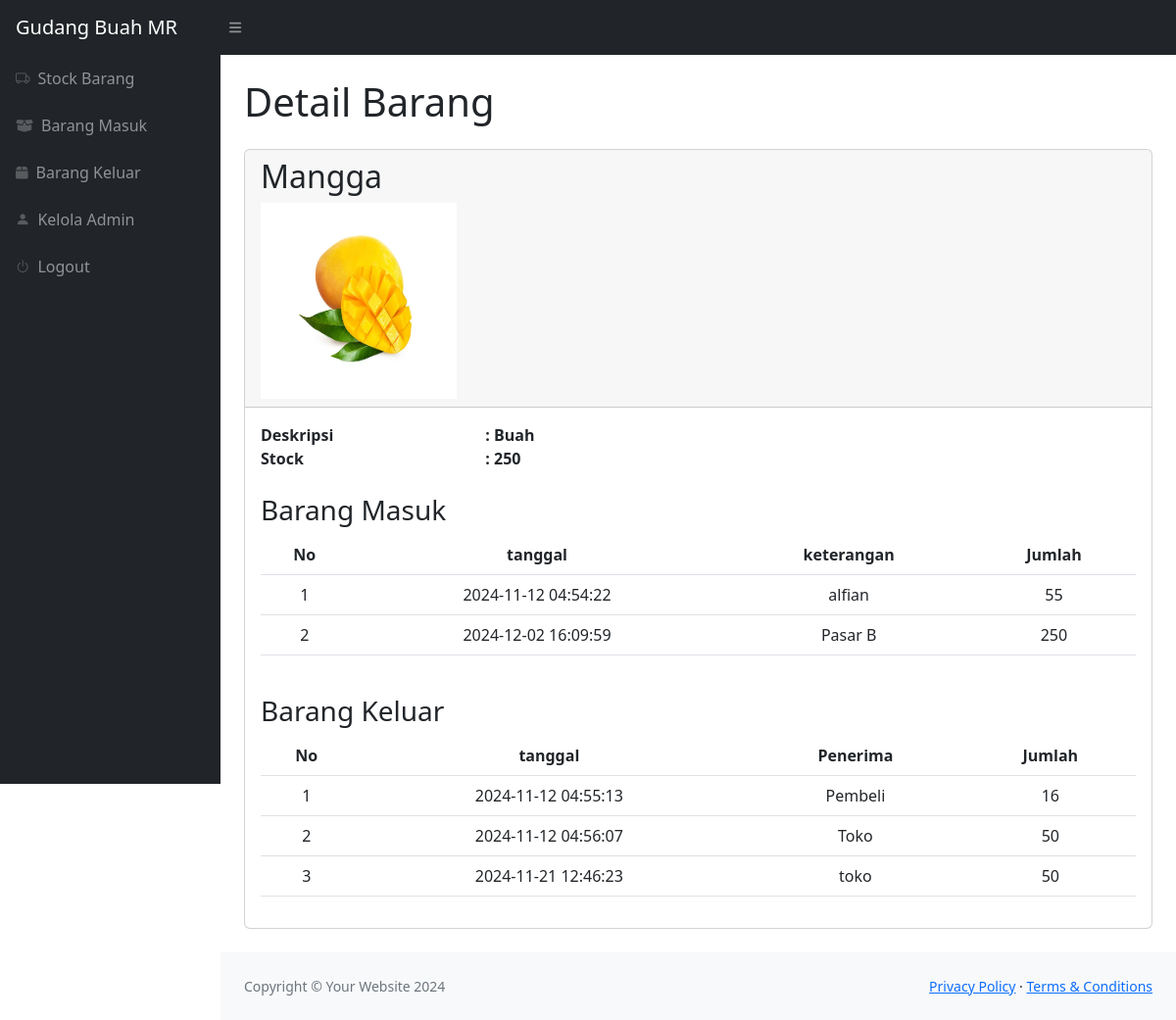
The page /detail.php?id=17 (signed in) on the database its author committed.
### tables this page shows
CREATE TABLE `stock` (
  `idbarang` int(11) NOT NULL,
  `namabarang` varchar(255) NOT NULL,
  `deskripsi` varchar(255) NOT NULL,
  `stock` int(11) NOT NULL,
  `image` varchar(255) DEFAULT NULL
);

CREATE TABLE `masuk` (
  `idmasuk` int(11) NOT NULL,
  `idbarang` int(11) NOT NULL,
  `tanggal` timestamp NOT NULL DEFAULT current_timestamp(),
  `keterangan` varchar(255) NOT NULL,
  `qty` int(11) NOT NULL
);

CREATE TABLE `keluar` (
  `idkeluar` int(11) NOT NULL,
  `idbarang` int(11) NOT NULL,
  `tanggal` timestamp NOT NULL DEFAULT current_timestamp(),
  `penerima` varchar(255) NOT NULL,
  `qty` int(11) NOT NULL
);

### detail.php (the view, shortened to what this page needs)
<?php
require 'function.php';
$idbarang= $_GET['id'];
$get = mysqli_query($conn, "SELECT * FROM stock WHERE idbarang = '$idbarang'");
$fetch = mysqli_fetch_assoc($get);
$namabarang = $fetch['namabarang'];
$deskripsi = $fetch ['deskripsi'];
$stock = $fetch ['stock'];
$gambar = $fetch['image'];
if($gambar==null){
    $img = 'No Photo';
}else{
    $img = '<img src="images/'.$gambar.'" class="zoomable">';
}
?>
<!DOCTYPE html>
<html lang="en">
<head>
    <link rel="stylesheet" href="https://cdn.datatables.net/2.1.8/css/dataTables.dataTables.css" />
    <link href="css/styles.css" rel="stylesheet" />
    <link rel="stylesheet" href="https://cdn.jsdelivr.net/npm/bootstrap-icons@1.11.3/font/bootstrap-icons.min.css">
</head>
<body class="sb-nav-fixed">
    <nav class="sb-topnav navbar navbar-expand navbar-dark bg-dark">
        <a class="navbar-brand ps-3" href="index.php">Gudang Buah MR</a>
        <button class="btn btn-link btn-sm order-1 order-lg-0 me-4 me-lg-0" id="sidebarToggle"><i class="fas fa-bars"></i></button>
    </nav>
    <div id="layoutSidenav">
        <div id="layoutSidenav_nav">
            <nav class="sb-sidenav accordion sb-sidenav-dark" id="sidenavAccordion">
                <div class="sb-sidenav-menu">
                    <div class="nav">
                        <a class="nav-link" href="index.php">
                            <div class="sb-nav-link-icon"><i class="bi bi-truck"></i></div>
                            Stock Barang
                        </a>
                        <a class="nav-link" href="masuk.php">
                            <div class="sb-nav-link-icon"><i class="fas fa-box-open"></i></div>
                            Barang Masuk
                        </a>
                        <a class="nav-link" href="keluar.php">
                            <div class="sb-nav-link-icon"><i class="fas fa-box"></i></div>
                            Barang Keluar
                        </a>
                        <a class="nav-link" href="admin.php">
                            <div class="sb-nav-link-icon"><i class="bi bi-person-fill"></i></div>
                            Kelola Admin
                        </a>
                        <a class="nav-link" href="logout.php">
                            <div class="sb-nav-link-icon"><i class="bi bi-power"></i></div>
                            Logout
                        </a>
                    </div>
                </div>
            </nav>
        </div>
        <div id="layoutSidenav_content">
            <main>
                <div class="container-fluid px-4">
                    <h1 class="mt-4">Detail Barang</h1>
                    <div class="card mb-4 mt-4">
                        <div class="card-header">
                            <div class="d-flex flex-column">
                                <h2><?=$namabarang;?></h2>
                                <?=$img;?>
                            </div>
                        </div>
                        <div class="card-body">
                        <div class="row">
                         <div class="col-md-3"><strong>Deskripsi</strong></div>
                         <div class="col-md-9"><strong>: <?=$deskripsi;?></strong></div>
                        </div>
                        <div class="row">
                         <div class="col-md-3"><strong>Stock</strong></div>
                         <div class="col-md-9"><strong>: <?=$stock;?></strong> </div>
                        </div>
                        <br>
                            <h3>Barang Masuk</h3>
                            <table class="table" id="Barang masuk">
                                <thead>
                                    <tr>
                                        <th class="text-center">No</th>
                                        <th class="text-center">tanggal</th>
                                        <th class="text-center">keterangan</th>
                                        <th class="text-center">Jumlah</th>
                                    </tr>
                                </thead>
                                <tbody>
                                    <?php
                                    $ambildatamasuk = mysqli_query($conn, "select * from masuk where idbarang='$idbarang'");
                                    $i=1;
                                    while($fetch=mysqli_fetch_array($ambildatamasuk)){
                                         $tanggal = $fetch['tanggal'];
                                         $keterangan = $fetch['keterangan'];
                                         $qty = $fetch['qty'];
                                    ?>
                                    <tr>
                                        <td class="text-center"><?= $i++; ?></td>
                                        <td class="text-center"><?= $tanggal; ?></td>
                                        <td class="text-center"><?= $keterangan; ?></td>
                                        <td class="text-center"><?= $qty; ?></td>
                                    </tr>
                                    <?php
                                     }
                                    ?>
                                </tbody>
                            </table>
                            <br>
                            <h3>Barang Keluar</h3>
                            <table class="table" id="Barang keluar">
                                <thead>
                                    <tr>
                                        <th class="text-center">No</th>
                                        <th class="text-center">tanggal</th>
                                        <th class="text-center">Penerima</th>
                                        <th class="text-center">Jumlah</th>
                                    </tr>
                                </thead>
                                <tbody>
                                    <?php
                                    $ambildatakeluar = mysqli_query($conn, "select * from keluar where idbarang='$idbarang'");
                                    $i=1;
                                    while($fetch=mysqli_fetch_array($ambildatakeluar)){
                                         $tanggal = $fetch['tanggal'];
                                         $penerima = $fetch['penerima'];
                                         $qty = $fetch['qty'];
                                    ?>
                                    <tr>
                                        <td class="text-center"><?= $i++; ?></td>
                                        <td class="text-center"><?= $tanggal; ?></td>
                                        <td class="text-center"><?= $penerima; ?></td>
                                        <td class="text-center"><?= $qty; ?></td>
                                    </tr>
                                    <?php
                                     }
                                    ?>
                                </tbody>
                            </table>
                        </div>
                    </div>
                </div>
            </main>
            <footer class="py-4 bg-light mt-auto">
                <div class="container-fluid px-4">
                    <div class="d-flex align-items-center justify-content-between small">
                        <div class="text-muted">Copyright &copy; Your Website 2024</div>
                        <div>
                            <a href="#">Privacy Policy</a>
                            &middot;
                            <a href="#">Terms &amp; Conditions</a>
                        </div>
                    </div>
                </div>
            </footer>
        </div>
    </div>
</body>
</html>

### detail.php (style rules this page uses)
.zoomable { width: 200px; height: 200px; }

### rows shown on the page
stock: namabarang "Mangga", image (picture), deskripsi "Buah", stock "250"
masuk: tanggal "2024-11-12 04:54:22", keterangan "alfian", qty "55"
masuk: tanggal "2024-12-02 16:09:59", keterangan "Pasar B", qty "250"
keluar: tanggal "2024-11-12 04:55:13", penerima "Pembeli", qty "16"
keluar: tanggal "2024-11-12 04:56:07", penerima "Toko", qty "50"
keluar: tanggal "2024-11-21 12:46:23", penerima "toko", qty "50"
